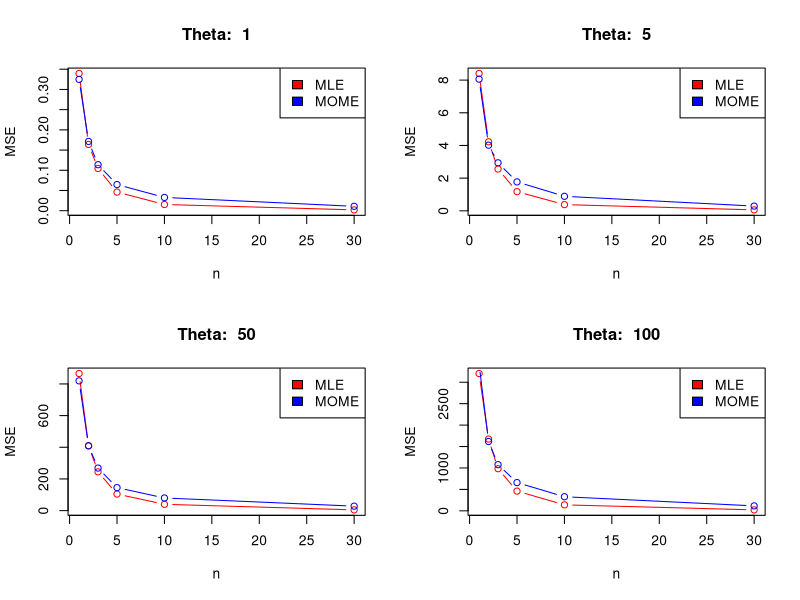

Write the R code that produced this figure.
n_vals = c(1,2,3,5,10,30)
theta_vals = c(1,5,50,100)

mse <- function(n, theta) {
  estimates <- function(n, theta) {
    # random draws
    x <- runif(n, min = 0, max = theta)
    # mle = max of sample
    mle <- max(x)
    # mome = twice of mean of sample
    mome <- 2 * mean(x)
    return (c(mle = mle, mome = mome))
  }
  # replicate 1000 times
  estimatesAfterReplications <- replicate(1000, estimates(n, theta))
  # return mse values for mle, mome respectively
  return (rowMeans((estimatesAfterReplications - theta) ^ 2))
}

# create MSE matrix for MLE
mle_matrix = matrix(nrow = length(n_vals), ncol = length(theta_vals))
rownames(mle_matrix) <- n_vals
colnames(mle_matrix) <- theta_vals

# create MSE matrix for MOME
mome_matrix = matrix(nrow = length(n_vals), ncol = length(theta_vals))
rownames(mome_matrix) <- n_vals
colnames(mome_matrix) <- theta_vals

# fill values in the matrices
for (i in 1:length(n_vals)) {
  for (j in 1:length(theta_vals)) {
    value <- mse(n_vals[i], theta_vals[j])
    mle_matrix[i, j] <- value["mle"]
    mome_matrix[i, j] <- value["mome"]
  }
}

# print matrices
mle_matrix
mome_matrix

# dividing plots into 2X2 array of subplots
par(mfrow = c(2, 2))
# subplots for each value of theta
for (i in 1:length(theta_vals)) {
  plot(n_vals, mle_matrix[,i],
  # plotting lines and points both
  type = "b",
  col = "red",
  ylab = "MSE",
  xlab = "n",
  main = paste("Theta: ", theta_vals[i]),
  )
  lines(n_vals, mome_matrix[,i],
  col = "blue",
  type = "b"
  )
  legend("topright", c("MLE", "MOME"),
  fill = c("red", "blue"))
}



